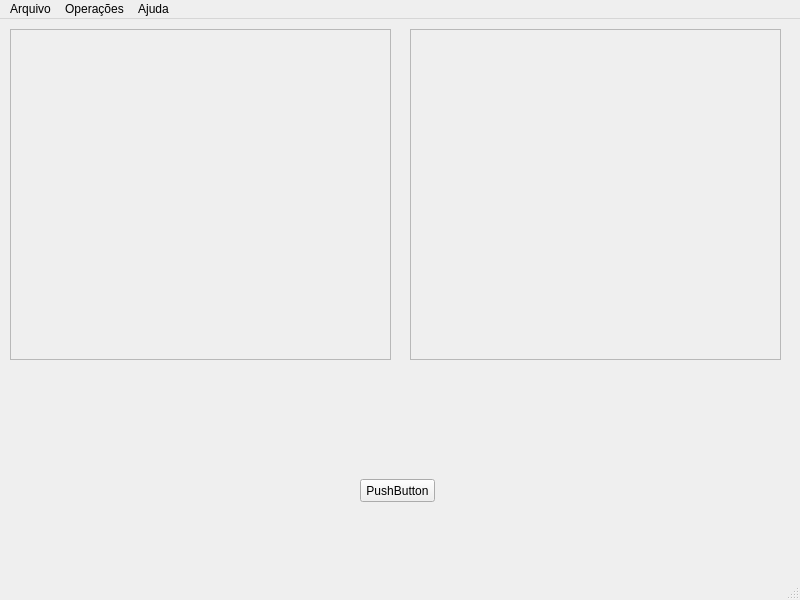
<?xml version="1.0" encoding="UTF-8"?>
<ui version="4.0">
 <class>MainWindow</class>
 <widget class="QMainWindow" name="MainWindow">
  <property name="geometry">
   <rect>
    <x>0</x>
    <y>0</y>
    <width>800</width>
    <height>600</height>
   </rect>
  </property>
  <property name="sizePolicy">
   <sizepolicy hsizetype="Preferred" vsizetype="Preferred">
    <horstretch>0</horstretch>
    <verstretch>0</verstretch>
   </sizepolicy>
  </property>
  <property name="minimumSize">
   <size>
    <width>800</width>
    <height>600</height>
   </size>
  </property>
  <property name="maximumSize">
   <size>
    <width>800</width>
    <height>600</height>
   </size>
  </property>
  <property name="windowTitle">
   <string>MainWindow</string>
  </property>
  <widget class="QWidget" name="centralwidget">
   <widget class="QPushButton" name="button1">
    <property name="geometry">
     <rect>
      <x>360</x>
      <y>460</y>
      <width>75</width>
      <height>23</height>
     </rect>
    </property>
    <property name="text">
     <string>PushButton</string>
    </property>
   </widget>
   <widget class="QLabel" name="foto">
    <property name="geometry">
     <rect>
      <x>10</x>
      <y>10</y>
      <width>381</width>
      <height>331</height>
     </rect>
    </property>
    <property name="frameShape">
     <enum>QFrame::StyledPanel</enum>
    </property>
    <property name="text">
     <string/>
    </property>
   </widget>
   <widget class="QLabel" name="foto_2">
    <property name="geometry">
     <rect>
      <x>410</x>
      <y>10</y>
      <width>371</width>
      <height>331</height>
     </rect>
    </property>
    <property name="frameShape">
     <enum>QFrame::StyledPanel</enum>
    </property>
    <property name="text">
     <string/>
    </property>
   </widget>
  </widget>
  <widget class="QMenuBar" name="menubar">
   <property name="geometry">
    <rect>
     <x>0</x>
     <y>0</y>
     <width>800</width>
     <height>21</height>
    </rect>
   </property>
   <widget class="QMenu" name="menuArquivo">
    <property name="title">
     <string>Arquivo</string>
    </property>
    <addaction name="actionAbrir"/>
    <addaction name="actionSalvar"/>
    <addaction name="actionSalvar_como"/>
   </widget>
   <widget class="QMenu" name="menuAjuda">
    <property name="title">
     <string>Ajuda</string>
    </property>
    <addaction name="actionSobre"/>
   </widget>
   <widget class="QMenu" name="menuOpera_es">
    <property name="title">
     <string>Operações</string>
    </property>
    <addaction name="actionSeparador_RGB"/>
   </widget>
   <addaction name="menuArquivo"/>
   <addaction name="menuOpera_es"/>
   <addaction name="menuAjuda"/>
  </widget>
  <widget class="QStatusBar" name="statusbar"/>
  <action name="actionAbrir">
   <property name="text">
    <string>Abrir</string>
   </property>
  </action>
  <action name="actionSalvar">
   <property name="text">
    <string>Salvar</string>
   </property>
  </action>
  <action name="actionSalvar_como">
   <property name="text">
    <string>Salvar como...</string>
   </property>
  </action>
  <action name="actionSobre">
   <property name="text">
    <string>Sobre</string>
   </property>
  </action>
  <action name="actionSeparador_RGB">
   <property name="text">
    <string>Separador RGB</string>
   </property>
  </action>
 </widget>
 <resources/>
 <connections/>
</ui>
